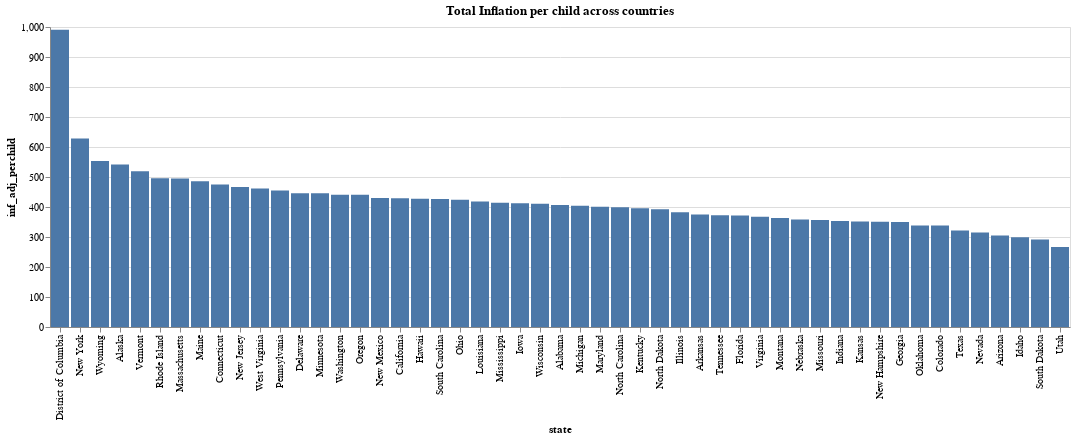

Notebook cell for this chart:
### Code cell
alt.Chart(us_ninos_inflation_per_country.to_pandas()).mark_bar().encode(
    alt.X('state:O',sort='-y'),
    alt.Y('inf_adj_perchild')
).properties(
    
    title='Total Inflation per child across countries'

)

### Figure 1 — Vega-Lite specification as saved in the notebook (floating-point values rounded to 4 significant figures)
{"config": {"view": {"continuousWidth": 400, "continuousHeight": 300}}, "data": {"name": "data-3d1e3c802061ccf5b93076017900e76c"}, "mark": "bar", "encoding": {"x": {"type": "ordinal", "field": "state", "sort": "-y"}, "y": {"type": "quantitative", "field": "inf_adj_perchild"}}, "title": "Total Inflation per child across countries", "$schema": "https://vega.github.io/schema/vega-lite/v4.8.1.json", "datasets": {"data-3d1e3c802061ccf5b93076017900e76c": [{"state": "Alabama", "inf_adj": 481300000.0, "inf_adj_perchild": 406.3}, {"state": "Alaska", "inf_adj": 106700000.0, "inf_adj_perchild": 541.4}, {"state": "Arizona", "inf_adj": 495200000.0, "inf_adj_perchild": 304.7}, {"state": "Arkansas", "inf_adj": 276500000.0, "inf_adj_perchild": 375.1}, {"state": "California", "inf_adj": 4197000000.0, "inf_adj_perchild": 428.9}, {"state": "Colorado", "inf_adj": 422800000.0, "inf_adj_perchild": 338.0}, {"state": "Connecticut", "inf_adj": 410000000.0, "inf_adj_perchild": 474.9}, {"state": "Delaware", "inf_adj": 95560000.0, "inf_adj_perchild": 446.1}, {"state": "District of Columbia", "inf_adj": 118000000.0, "inf_adj_perchild": 991.1}, {"state": "Florida", "inf_adj": 1545000000.0, "inf_adj_perchild": 371.4}, {"state": "Georgia", "inf_adj": 878600000.0, "inf_adj_perchild": 350.1}, {"state": "Hawaii", "inf_adj": 136000000.0, "inf_adj_perchild": 427.2}, {"state": "Idaho", "inf_adj": 128400000.0, "inf_adj_perchild": 299.3}, {"state": "Illinois", "inf_adj": 1265000000.0, "inf_adj_perchild": 382.5}, {"state": "Indiana", "inf_adj": 592500000.0, "inf_adj_perchild": 353.0}, {"state": "Iowa", "inf_adj": 317900000.0, "inf_adj_perchild": 412.7}, {"state": "Kansas", "inf_adj": 265800000.0, "inf_adj_perchild": 351.4}, {"state": "Kentucky", "inf_adj": 423000000.0, "inf_adj_perchild": 396.2}, {"state": "Louisiana", "inf_adj": 505100000.0, "inf_adj_perchild": 418.0}, {"state": "Maine", "inf_adj": 144800000.0, "inf_adj_perchild": 485.6}, {"state": "Maryland", "inf_adj": 575400000.0, "inf_adj_perchild": 400.8}, {"state": "Massachusetts", "inf_adj": 758800000.0, "inf_adj_perchild": 494.9}, {"state": "Michigan", "inf_adj": 1034000000.0, "inf_adj_perchild": 403.9}, {"state": "Minnesota", "inf_adj": 604600000.0, "inf_adj_perchild": 445.6}, {"state": "Mississippi", "inf_adj": 329600000.0, "inf_adj_perchild": 413.8}, {"state": "Missouri", "inf_adj": 534100000.0, "inf_adj_perchild": 356.6}, {"state": "Montana", "inf_adj": 86730000.0, "inf_adj_perchild": 363.6}, {"state": "Nebraska", "inf_adj": 173000000.0, "inf_adj_perchild": 358.0}, {"state": "Nevada", "inf_adj": 203400000.0, "inf_adj_perchild": 315.4}, {"state": "New Hampshire", "inf_adj": 108600000.0, "inf_adj_perchild": 351.2}, {"state": "New Jersey", "inf_adj": 1016000000.0, "inf_adj_perchild": 466.9}, {"state": "New Mexico", "inf_adj": 230400000.0, "inf_adj_perchild": 429.6}, {"state": "New York", "inf_adj": 2944000000.0, "inf_adj_perchild": 628.3}, {"state": "North Carolina", "inf_adj": 914600000.0, "inf_adj_perchild": 399.0}, {"state": "North Dakota", "inf_adj": 65870000.0, "inf_adj_perchild": 392.5}, {"state": "Ohio", "inf_adj": 1240000000.0, "inf_adj_perchild": 424.3}, {"state": "Oklahoma", "inf_adj": 327900000.0, "inf_adj_perchild": 338.2}, {"state": "Oregon", "inf_adj": 399600000.0, "inf_adj_perchild": 440.9}, {"state": "Pennsylvania", "inf_adj": 1361000000.0, "inf_adj_perchild": 454.9}, {"state": "Rhode Island", "inf_adj": 122600000.0, "inf_adj_perchild": 496.2}, {"state": "South Carolina", "inf_adj": 477500000.0, "inf_adj_perchild": 426.3}, {"state": "South Dakota", "inf_adj": 62610000.0, "inf_adj_perchild": 291.4}, {"state": "Tennessee", "inf_adj": 574200000.0, "inf_adj_perchild": 372.3}, {"state": "Texas", "inf_adj": 2229000000.0, "inf_adj_perchild": 321.3}, {"state": "Utah", "inf_adj": 230200000.0, "inf_adj_perchild": 266.9}, {"state": "Vermont", "inf_adj": 73840000.0, "inf_adj_perchild": 519.4}, {"state": "Virginia", "inf_adj": 707400000.0, "inf_adj_perchild": 367.2}, {"state": "Washington", "inf_adj": 725300000.0, "inf_adj_perchild": 441.0}, {"state": "West Virginia", "inf_adj": 191200000.0, "inf_adj_perchild": 461.5}, {"state": "Wisconsin", "inf_adj": 582700000.0, "inf_adj_perchild": 411.1}, {"state": "Wyoming", "inf_adj": 77490000.0, "inf_adj_perchild": 553.4}]}}
